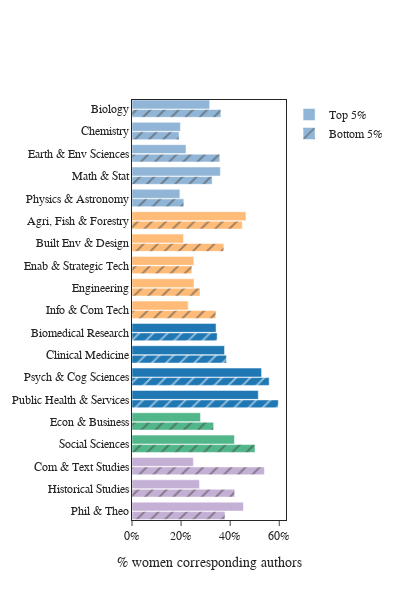

Notebook cell for this chart:
### Code cell
# Create a bar chart
fig = go.Figure()
offset = 0.2


for i, domain in enumerate(domains):
        t = df.query("domain == @domain")
        if len(t) == 0:
            continue
        fig.add_trace(
            go.Bar(
                x=t["top_pct"],
                y=[subdomains.index(s) - offset for j, s in enumerate(t["subdomain"])],
                orientation="h",
                marker_color=domain_colors[domain],
                name="Top 5%",
                showlegend=True if i == 0 else False,
                width=0.4,
            )
        )

for i, domain in enumerate(domains):
    t = df.query("domain == @domain")
    if len(t) == 0:
        continue
    fig.add_trace(
        go.Bar(
            x=t["bottom_pct"],
            y=[subdomains.index(s) + offset for j, s in enumerate(t["subdomain"])],
            orientation="h",
            marker=dict(color=domain_colors[domain], pattern_shape="/"),
            name="Bottom 5%",
            showlegend=True if i == 0 else False,
            width=0.35,
        )
    )

# Customize layout
fig.update_layout(
    template="simple_white",
    font=dict(size=12, family="Arial"),
    height=600,
    width=400,
    bargroupgap=0.3,
)

fig.update_xaxes(title=r"% women corresponding authors", mirror=True, tickformat=".0%")
fig.update_yaxes(autorange="reversed", mirror=True, ticklen=0, tickvals=list(range(len(subdomains))), ticktext=subdomains)

# Show the plot
fig.show()
fig.write_image("figures/raw_count_top_bottom_bar.svg")

### Figure 1 — Plotly figure (JSON) as saved in the notebook; plotly's stock layout.template omitted (floating-point values rounded to 4 significant figures)
{"data": [{"marker": {"color": "rgb(145,181,214)"}, "name": "Top 5%", "orientation": "h", "showlegend": true, "type": "bar", "width": 0.4, "x": [0.3164, 0.1972, 0.22, 0.36, 0.1951], "y": [-0.2, 0.8, 1.8, 2.8, 3.8]}, {"marker": {"color": "rgb(255,187,120)"}, "name": "Top 5%", "orientation": "h", "showlegend": false, "type": "bar", "width": 0.4, "x": [0.4643, 0.21, 0.252, 0.2526, 0.2289], "y": [4.8, 5.8, 6.8, 7.8, 8.8]}, {"marker": {"color": "rgb(31,119,180)"}, "name": "Top 5%", "orientation": "h", "showlegend": false, "type": "bar", "width": 0.4, "x": [0.3425, 0.377, 0.5278, 0.5143], "y": [9.8, 10.8, 11.8, 12.8]}, {"marker": {"color": "rgb(81,182,137)"}, "name": "Top 5%", "orientation": "h", "showlegend": false, "type": "bar", "width": 0.4, "x": [0.279, 0.4173], "y": [13.8, 14.8]}, {"marker": {"color": "rgb(197,176,213)"}, "name": "Top 5%", "orientation": "h", "showlegend": false, "type": "bar", "width": 0.4, "x": [0.25, 0.275, 0.454], "y": [15.8, 16.8, 17.8]}, {"marker": {"color": "rgb(145,181,214)", "pattern": {"shape": "/"}}, "name": "Bottom 5%", "orientation": "h", "showlegend": true, "type": "bar", "width": 0.35, "x": [0.362, 0.1917, 0.3578, 0.3265, 0.2111], "y": [0.2, 1.2, 2.2, 3.2, 4.2]}, {"marker": {"color": "rgb(255,187,120)", "pattern": {"shape": "/"}}, "name": "Bottom 5%", "orientation": "h", "showlegend": false, "type": "bar", "width": 0.35, "x": [0.449, 0.374, 0.244, 0.277, 0.3415], "y": [5.2, 6.2, 7.2, 8.2, 9.2]}, {"marker": {"color": "rgb(31,119,180)", "pattern": {"shape": "/"}}, "name": "Bottom 5%", "orientation": "h", "showlegend": false, "type": "bar", "width": 0.35, "x": [0.347, 0.385, 0.5588, 0.596], "y": [10.2, 11.2, 12.2, 13.2]}, {"marker": {"color": "rgb(81,182,137)", "pattern": {"shape": "/"}}, "name": "Bottom 5%", "orientation": "h", "showlegend": false, "type": "bar", "width": 0.35, "x": [0.3326, 0.501], "y": [14.2, 15.2]}, {"marker": {"color": "rgb(197,176,213)", "pattern": {"shape": "/"}}, "name": "Bottom 5%", "orientation": "h", "showlegend": false, "type": "bar", "width": 0.35, "x": [0.5395, 0.4184, 0.379], "y": [16.2, 17.2, 18.2]}], "layout": {"bargroupgap": 0.3, "font": {"family": "Arial", "size": 12}, "height": 600, "width": 400, "xaxis": {"mirror": true, "tickformat": ".0%", "title": {"text": "% women corresponding authors"}}, "yaxis": {"autorange": "reversed", "mirror": true, "ticklen": 0, "ticktext": ["Biology", "Chemistry", "Earth & Env Sciences", "Math & Stat", "Physics & Astronomy", "Agri, Fish & Forestry", "Built Env & Design", "Enab & Strategic Tech", "Engineering", "Info & Com Tech", "Biomedical Research", "Clinical Medicine", "Psych & Cog Sciences", "Public Health & Services", "Econ & Business", "Social Sciences", "Com & Text Studies", "Historical Studies", "Phil & Theo"], "tickvals": [0, 1, 2, 3, 4, 5, 6, 7, 8, 9, 10, 11, 12, 13, 14, 15, 16, 17, 18]}}}
